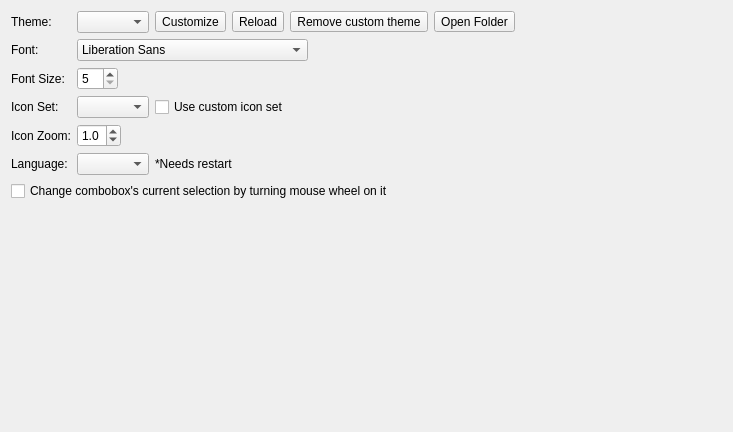
<?xml version="1.0" encoding="UTF-8"?>
<ui version="4.0">
 <class>EnvironmentAppearanceWidget</class>
 <widget class="QWidget" name="EnvironmentAppearanceWidget">
  <property name="geometry">
   <rect>
    <x>0</x>
    <y>0</y>
    <width>733</width>
    <height>432</height>
   </rect>
  </property>
  <property name="windowTitle">
   <string>Form</string>
  </property>
  <layout class="QGridLayout" name="gridLayout">
   <item row="6" column="1">
    <widget class="QWidget" name="widget_4" native="true">
     <layout class="QHBoxLayout" name="horizontalLayout_4">
      <property name="leftMargin">
       <number>0</number>
      </property>
      <property name="topMargin">
       <number>0</number>
      </property>
      <property name="rightMargin">
       <number>0</number>
      </property>
      <property name="bottomMargin">
       <number>0</number>
      </property>
      <item>
       <widget class="QComboBox" name="cbLanguage"/>
      </item>
      <item>
       <widget class="QLabel" name="label_5">
        <property name="text">
         <string>*Needs restart</string>
        </property>
       </widget>
      </item>
      <item>
       <spacer name="horizontalSpacer_4">
        <property name="orientation">
         <enum>Qt::Horizontal</enum>
        </property>
        <property name="sizeHint" stdset="0">
         <size>
          <width>40</width>
          <height>20</height>
         </size>
        </property>
       </spacer>
      </item>
     </layout>
    </widget>
   </item>
   <item row="0" column="0">
    <widget class="QLabel" name="label">
     <property name="text">
      <string>Theme:</string>
     </property>
    </widget>
   </item>
   <item row="3" column="0">
    <widget class="QLabel" name="label_6">
     <property name="text">
      <string>Icon Set:</string>
     </property>
    </widget>
   </item>
   <item row="2" column="1">
    <widget class="QWidget" name="widget_3" native="true">
     <layout class="QHBoxLayout" name="horizontalLayout_3">
      <property name="leftMargin">
       <number>0</number>
      </property>
      <property name="topMargin">
       <number>0</number>
      </property>
      <property name="rightMargin">
       <number>0</number>
      </property>
      <property name="bottomMargin">
       <number>0</number>
      </property>
      <item>
       <widget class="QSpinBox" name="spinFontSize">
        <property name="minimum">
         <number>5</number>
        </property>
       </widget>
      </item>
      <item>
       <spacer name="horizontalSpacer_3">
        <property name="orientation">
         <enum>Qt::Horizontal</enum>
        </property>
        <property name="sizeHint" stdset="0">
         <size>
          <width>40</width>
          <height>20</height>
         </size>
        </property>
       </spacer>
      </item>
     </layout>
    </widget>
   </item>
   <item row="2" column="0">
    <widget class="QLabel" name="label_3">
     <property name="text">
      <string>Font Size:</string>
     </property>
    </widget>
   </item>
   <item row="0" column="1">
    <widget class="QWidget" name="widget" native="true">
     <layout class="QHBoxLayout" name="horizontalLayout">
      <property name="leftMargin">
       <number>0</number>
      </property>
      <property name="topMargin">
       <number>0</number>
      </property>
      <property name="rightMargin">
       <number>0</number>
      </property>
      <property name="bottomMargin">
       <number>0</number>
      </property>
      <item>
       <widget class="QComboBox" name="cbTheme"/>
      </item>
      <item>
       <widget class="QToolButton" name="btnCustomize">
        <property name="toolTip">
         <string>Create a customized copy</string>
        </property>
        <property name="text">
         <string>Customize</string>
        </property>
        <property name="icon">
         <iconset resource="R:/Qt5-Static/RedPandaIDE/release/qmake_iconsets_files.qrc">
          <normaloff>:/resources/iconsets/bluesky/actions/00Misc-11Rename.svg</normaloff>:/resources/iconsets/bluesky/actions/00Misc-11Rename.svg</iconset>
        </property>
       </widget>
      </item>
      <item>
       <widget class="QToolButton" name="btnReload">
        <property name="toolTip">
         <string>Reload current theme</string>
        </property>
        <property name="text">
         <string>Reload</string>
        </property>
        <property name="icon">
         <iconset resource="R:/Qt5-Static/RedPandaIDE/release/qmake_iconsets_files.qrc">
          <normaloff>:/resources/iconsets/bluesky/actions/00Misc-16Reset.svg</normaloff>:/resources/iconsets/bluesky/actions/00Misc-16Reset.svg</iconset>
        </property>
       </widget>
      </item>
      <item>
       <widget class="QToolButton" name="btnRemoveCustomTheme">
        <property name="toolTip">
         <string>Remove custom theme</string>
        </property>
        <property name="text">
         <string>Remove custom theme</string>
        </property>
        <property name="icon">
         <iconset resource="R:/Qt5-Static/RedPandaIDE/release/qmake_iconsets_files.qrc">
          <normaloff>:/resources/iconsets/bluesky/actions/01File-07CloseAll.svg</normaloff>:/resources/iconsets/bluesky/actions/01File-07CloseAll.svg</iconset>
        </property>
       </widget>
      </item>
      <item>
       <widget class="QToolButton" name="btnOpenCustomThemeFolder">
        <property name="toolTip">
         <string>Open custom themes folder</string>
        </property>
        <property name="text">
         <string>Open Folder</string>
        </property>
        <property name="icon">
         <iconset resource="R:/Qt5-Static/RedPandaIDE/release/qmake_iconsets_files.qrc">
          <normaloff>:/resources/iconsets/bluesky/actions/06View-03Files.svg</normaloff>:/resources/iconsets/bluesky/actions/06View-03Files.svg</iconset>
        </property>
       </widget>
      </item>
      <item>
       <spacer name="horizontalSpacer">
        <property name="orientation">
         <enum>Qt::Horizontal</enum>
        </property>
        <property name="sizeHint" stdset="0">
         <size>
          <width>40</width>
          <height>20</height>
         </size>
        </property>
       </spacer>
      </item>
     </layout>
    </widget>
   </item>
   <item row="4" column="0">
    <widget class="QLabel" name="label_7">
     <property name="text">
      <string>Icon Zoom:</string>
     </property>
    </widget>
   </item>
   <item row="4" column="1">
    <widget class="QWidget" name="widget_6" native="true">
     <layout class="QHBoxLayout" name="horizontalLayout_6">
      <property name="leftMargin">
       <number>0</number>
      </property>
      <property name="topMargin">
       <number>0</number>
      </property>
      <property name="rightMargin">
       <number>0</number>
      </property>
      <property name="bottomMargin">
       <number>0</number>
      </property>
      <item>
       <widget class="QDoubleSpinBox" name="spinZoomFactor">
        <property name="decimals">
         <number>1</number>
        </property>
        <property name="minimum">
         <double>0.100000000000000</double>
        </property>
        <property name="maximum">
         <double>5.000000000000000</double>
        </property>
        <property name="singleStep">
         <double>0.100000000000000</double>
        </property>
        <property name="value">
         <double>1.000000000000000</double>
        </property>
       </widget>
      </item>
      <item>
       <spacer name="horizontalSpacer_6">
        <property name="orientation">
         <enum>Qt::Horizontal</enum>
        </property>
        <property name="sizeHint" stdset="0">
         <size>
          <width>40</width>
          <height>20</height>
         </size>
        </property>
       </spacer>
      </item>
     </layout>
    </widget>
   </item>
   <item row="1" column="1">
    <widget class="QWidget" name="widget_2" native="true">
     <layout class="QHBoxLayout" name="horizontalLayout_2">
      <property name="leftMargin">
       <number>0</number>
      </property>
      <property name="topMargin">
       <number>0</number>
      </property>
      <property name="rightMargin">
       <number>0</number>
      </property>
      <property name="bottomMargin">
       <number>0</number>
      </property>
      <item>
       <widget class="QFontComboBox" name="cbFont">
        <property name="editable">
         <bool>false</bool>
        </property>
       </widget>
      </item>
      <item>
       <spacer name="horizontalSpacer_2">
        <property name="orientation">
         <enum>Qt::Horizontal</enum>
        </property>
        <property name="sizeHint" stdset="0">
         <size>
          <width>40</width>
          <height>20</height>
         </size>
        </property>
       </spacer>
      </item>
     </layout>
    </widget>
   </item>
   <item row="1" column="0">
    <widget class="QLabel" name="label_2">
     <property name="text">
      <string>Font:</string>
     </property>
    </widget>
   </item>
   <item row="6" column="0">
    <widget class="QLabel" name="label_4">
     <property name="text">
      <string>Language:</string>
     </property>
    </widget>
   </item>
   <item row="3" column="1">
    <widget class="QWidget" name="widget_5" native="true">
     <layout class="QHBoxLayout" name="horizontalLayout_5">
      <property name="leftMargin">
       <number>0</number>
      </property>
      <property name="topMargin">
       <number>0</number>
      </property>
      <property name="rightMargin">
       <number>0</number>
      </property>
      <property name="bottomMargin">
       <number>0</number>
      </property>
      <item>
       <widget class="QComboBox" name="cbIconSet"/>
      </item>
      <item>
       <widget class="QCheckBox" name="chkUseCustomIconSet">
        <property name="text">
         <string>Use custom icon set</string>
        </property>
       </widget>
      </item>
      <item>
       <spacer name="horizontalSpacer_5">
        <property name="orientation">
         <enum>Qt::Horizontal</enum>
        </property>
        <property name="sizeHint" stdset="0">
         <size>
          <width>40</width>
          <height>20</height>
         </size>
        </property>
       </spacer>
      </item>
     </layout>
    </widget>
   </item>
   <item row="8" column="0">
    <spacer name="verticalSpacer">
     <property name="orientation">
      <enum>Qt::Vertical</enum>
     </property>
     <property name="sizeHint" stdset="0">
      <size>
       <width>20</width>
       <height>40</height>
      </size>
     </property>
    </spacer>
   </item>
   <item row="7" column="0" colspan="2">
    <widget class="QCheckBox" name="chkComboboxWheel">
     <property name="text">
      <string>Change combobox's current selection by turning mouse wheel on it</string>
     </property>
    </widget>
   </item>
  </layout>
 </widget>
 <tabstops>
  <tabstop>cbTheme</tabstop>
  <tabstop>btnCustomize</tabstop>
  <tabstop>cbFont</tabstop>
  <tabstop>spinFontSize</tabstop>
  <tabstop>cbIconSet</tabstop>
  <tabstop>chkUseCustomIconSet</tabstop>
  <tabstop>spinZoomFactor</tabstop>
  <tabstop>cbLanguage</tabstop>
 </tabstops>
 <resources>
  <include location="R:/Qt5-Static/RedPandaIDE/release/qmake_iconsets_files.qrc"/>
 </resources>
 <connections/>
</ui>
